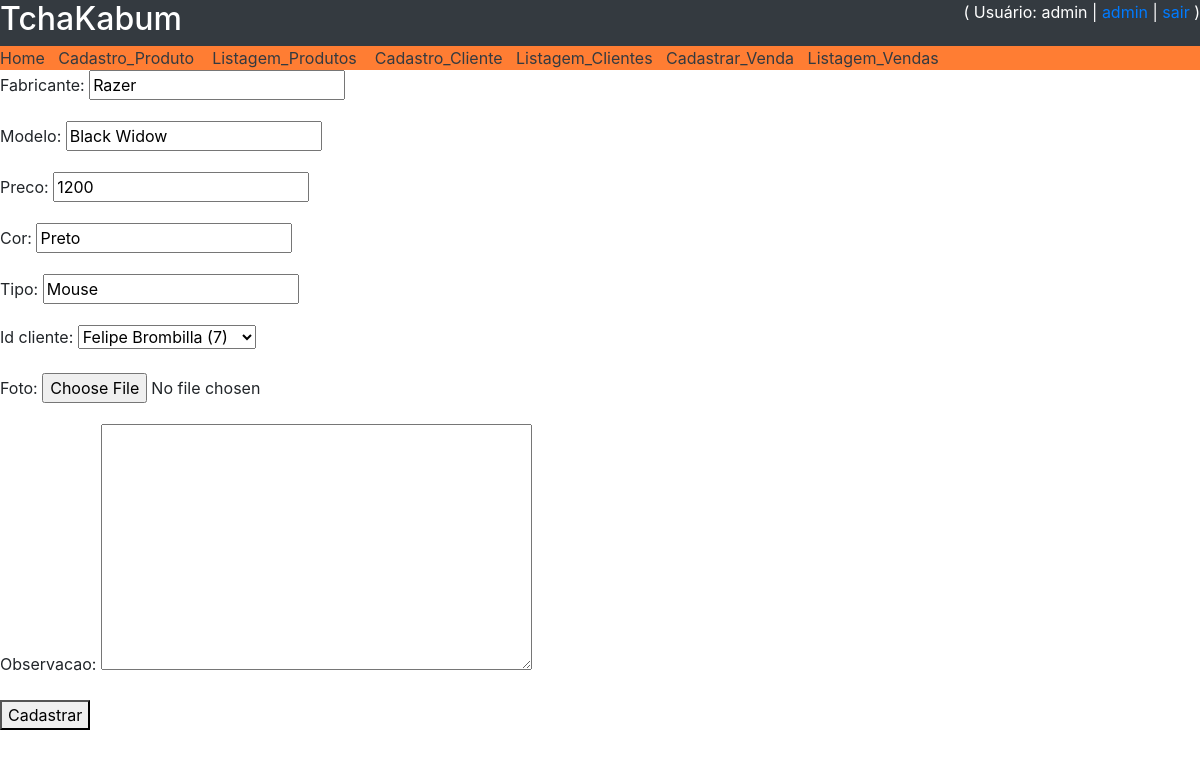
Screenshot of /atualiza_produto/1/ (signed in) with the database file from the repository.
### core/models.py (models this page shows, shortened)
class Produto(models.Model):
    fabricante = models.CharField(max_length=100, blank=True, null= True)
    modelo = models.CharField(max_length=50)
    preco = models.CharField(max_length=50)
    cor = models.CharField(max_length=50, blank=True, null= True)
    tipo = models.CharField(max_length=50)
    id_cliente = models.ForeignKey('Cliente', on_delete=models.CASCADE)
    foto = models.ImageField(upload_to='fotos_produtos', blank=True, null= True)
    observacao = models.TextField(blank=True,null=True)

### core/views.py (the view)
# urls.py: path('atualiza_produto/<int:id>/', atualiza_produto, name='url_atualiza_produto'),
def atualiza_produto(request, id):
    if request.user.is_staff:
        obj = Produto.objects.get(id=id)
        form = FormProduto(request.POST or None, request.FILES or None, instance=obj)
        if form.is_valid():
            form.save()
            messages.success(request, "Produto atualizado com sucesso !! ")
            return redirect('url_atualiza_produto')
        else:
            contexto = {'form': form, 'texto_titulo': 'Atualização de Cliente',
                        'texto_botao': 'Atualizar', 'url_voltar': 'listagem_clientes', 'texto_title': 'AtuCli'}
            return render(request, 'core/cadastro_produto.html', contexto)
    else:
        return render(request, 'core/nao_autorizado.html')

### core/forms.py
class FormProduto(ModelForm):
    class Meta:
        model = Produto
        fields = '__all__'

### core/models.py (called while the page is built)
    def __str__(self):
        return f'{self.nome} ({self.id})'

### core/templates/core/cadastro_produto.html (shortened to what this page needs)
{% extends 'base.html' %}
{% block main %}
   <form method="post" enctype="multipart/form-data">
        {{ form.as_p }}
        <button type="submit">Cadastrar</button>
    </form>
{% endblock %}

### templates/base.html (shortened to what this page needs)
<!DOCTYPE html>
{% load static %}
<html lang="en">
<head>
    <link rel="stylesheet" href="https://stackpath.bootstrapcdn.com/bootstrap/4.5.2/css/bootstrap.min.css">
</head>
<body>
    <div class="row bg-dark text-white">
        <div class="col"><h2>TchaKabum</h2></div>
        <div class="col-xs-12 col-md-6 text-right">
            {% if user.get_username %}
                ( Usuário: {{ user.get_username }}  | <a href="/admin/">admin</a> | <a href="{% url 'logout' %}">sair</a> )
            {% else %}
                ( <a href="{% url 'login' %}">login</a> | <a href="{% url 'url_registrar' %}">registrar</a> )
            {% endif %}
        </div>
    </div>
    <div style="background-color:#ff7d33">
        <a class="text-dark" href="{% url 'url_principal' %}">Home</a>  &nbsp;
        <a class="text-dark" href="{% url 'url_cadastro_produto' %}">Cadastro_Produto</a> &nbsp;&nbsp;
        <a class="text-dark" href="{% url 'url_listagem_produtos' %}">Listagem_Produtos</a> &nbsp;&nbsp;
        <a class="text-dark" href="{% url 'url_cadastro_cliente' %}"> Cadastro_Cliente</a> &nbsp;
        <a class="text-dark" href="{% url 'url_listagem_clientes' %}">Listagem_Clientes</a> &nbsp;
        <a class="text-dark" href="{% url 'url_cadastro_venda' %}">Cadastrar_Venda</a> &nbsp;
        <a class="text-dark" href="{% url 'url_listagem_vendas' %}">Listagem_Vendas</a> &nbsp;
    </div>
    {% block main %}
    {% endblock %}
</body>
</html>

### rows the page displays
Produto: fabricante "Razer", modelo "Black Widow", preco "1200", cor "Preto", tipo "Mouse", id_cliente "Felipe Brombilla (7)"

### other values shown
{{ user.get_username }} "admin"
